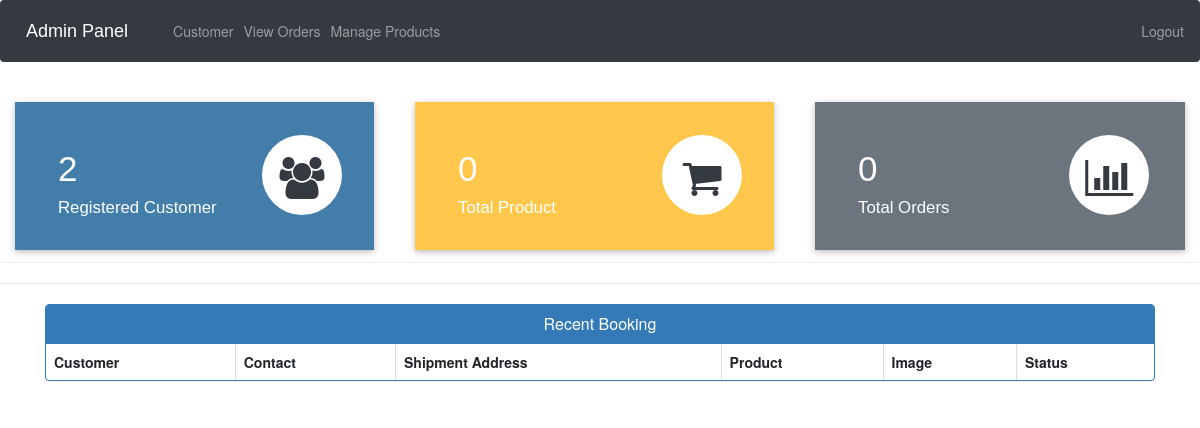
Before: /admin-dashboard (signed in) with the older database file.
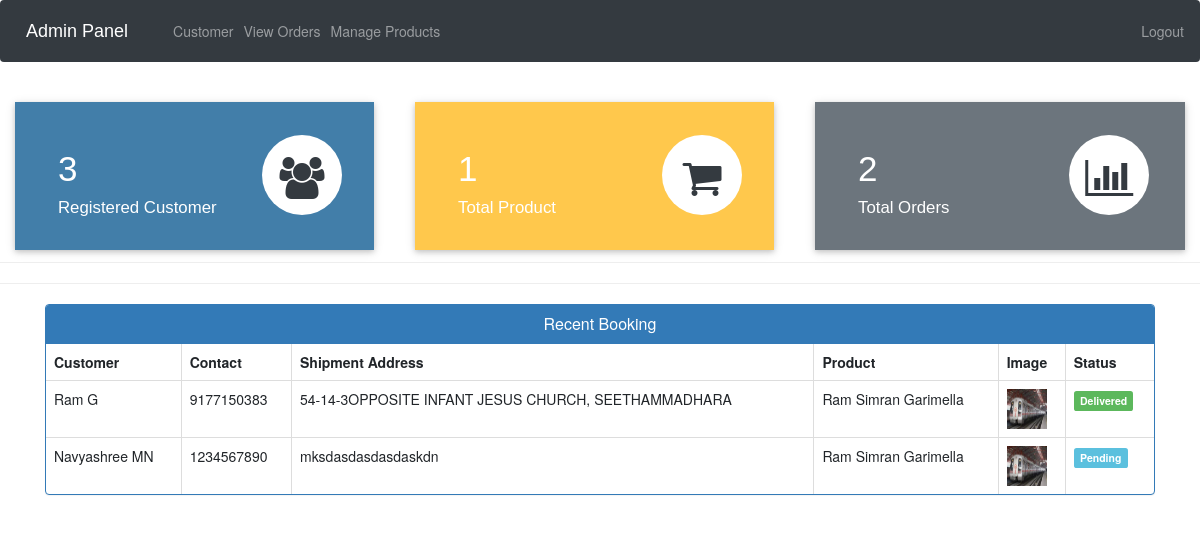
After: the same page with the newer database file.
### ecom/models.py (models this page shows, shortened)
class Customer(models.Model):
    user=models.OneToOneField(User,on_delete=models.CASCADE)
    profile_pic= models.ImageField(upload_to='profile_pic/CustomerProfilePic/',null=True,blank=True)
    address = models.CharField(max_length=40)
    mobile = models.CharField(max_length=20,null=False)
    @property
    def get_name(self):
        return self.user.first_name+" "+self.user.last_name

class Orders(models.Model):
    STATUS =(
        ('Pending','Pending'),
        ('Order Confirmed','Order Confirmed'),
        ('Out for Delivery','Out for Delivery'),
        ('Delivered','Delivered'),
    )
    customer=models.ForeignKey('Customer', on_delete=models.CASCADE,null=True)
    product=models.ForeignKey('Product',on_delete=models.CASCADE,null=True)
    email = models.CharField(max_length=50,null=True)
    address = models.CharField(max_length=500,null=True)
    mobile = models.CharField(max_length=20,null=True)
    order_date= models.DateField(auto_now_add=True,null=True)
    status=models.CharField(max_length=50,null=True,choices=STATUS)

class Product(models.Model):
    name=models.CharField(max_length=40)
    product_image= models.ImageField(upload_to='product_image/',null=True,blank=True)
    price = models.PositiveIntegerField()
    description=models.CharField(max_length=40)

### ecom/views.py (the view)
# urls.py: path("admin-dashboard", views.admin_dashboard_view, name="admin-dashboard"),
@login_required(login_url="adminlogin")
def admin_dashboard_view(request):
    customercount = models.Customer.objects.all().count()
    productcount = models.Product.objects.all().count()
    ordercount = models.Orders.objects.all().count()
    orders = models.Orders.objects.all()
    ordered_products = []
    ordered_bys = []
    for order in orders:
        ordered_product = models.Product.objects.all().filter(id=order.product.id)
        ordered_by = models.Customer.objects.all().filter(id=order.customer.id)
        ordered_products.append(ordered_product)
        ordered_bys.append(ordered_by)
    mydict = {
        "customercount": customercount,
        "productcount": productcount,
        "ordercount": ordercount,
        "data": zip(ordered_products, ordered_bys, orders),
    }
    return render(request, "ecom/admin_dashboard.html", context=mydict)

### templates/ecom/admin_dashboard.html
{% extends 'ecom/admin_base.html' %}
{% load static %}
{% block content %}
<br>
{%include 'ecom/admin_dashboard_cards.html'%}
<br><br><br><br><br>
<hr><hr>
<div class="container" >
    <div class="panel panel-primary" >
      <div class="panel-heading" style="text-align:center;">
        <h6 class="panel-title">Recent Booking</h6>
      </div>
      <table class="table table-hover table-bordered" id="dev-table">
        <thead>
          <tr>
            <th>Customer</th>
            <th>Contact</th>
            <th>Shipment Address</th>
            <th>Product</th>
            <th>Image</th>
            <th>Status</th>
          </tr>
        </thead>
        {% for product,customer,order in data %}
        <tr>
          {% for c in customer %}
          <td> {{c.get_name}}</td>
          <td>{{c.mobile}}</td>
          <td>{{order.address}}</td>
          {% endfor %}
          {% for p in product %}
          <td> {{p.name}}</td>
          <td> <img src="{% static p.product_image.url %}" alt="Profile Pic" height="40px" width="40px" /></td>
          {% if order.status == 'Pending'%}
          <td> <span class="label label-info">{{order.status}}</span></td>
          {% elif order.status == 'Delivered' %}
          <td> <span class="label label-success">{{order.status}}</span></td>
          {% elif order.status == 'Out for Delivery' %}
          <td> <span class="label label-warning">{{order.status}}</span></td>
          {%else%}
            <td> <span class="label label-primary">{{order.status}}</span></td>
          {%endif%}
          {% endfor %}
        </tr>
        {% endfor %}
      </table>
  </div>
</div>
{% endblock content %}

Changed rows visible on the page:
added Orders: address "54-14-3OPPOSITE INFANT JESUS CHURCH, SEETHAMMADHARA", status "Delivered"
now on this page (row unchanged): Customer: get_name "Ram G", mobile "9177150383"
added Product: name "Ram Simran Garimella", product_image (picture)
added Orders: address "mksdasdasdasdaskdn", status "Pending"
added Customer: get_name "Navyashree MN", mobile "1234567890"
Other visible differences:
{{ customercount }}: "2" → "3"
{{ productcount }}: "0" → "1"
{{ ordercount }}: "0" → "2"
